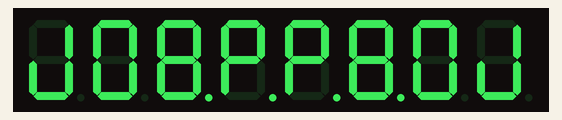
Recording of a sketch running on a simulated Arduino Uno, built with avr-gcc and run on an emulated ATmega328P. Parts: 8-digit seven-segment display. Wiring (inferred from the names in the program): MAX7219 LED driver: data pin 2; clock pin 4; CS pin 3.

Above: at 0.1 s.
At 5.2 s:
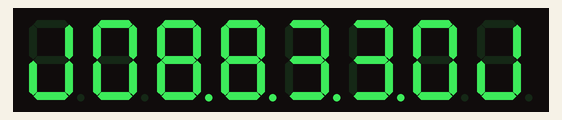

The sketch:

eyes.ino
```cpp
// based on http://yaab-arduino.blogspot.ca/2015/05/beating-heart-with-arduino-and-max7219.html

int INTENSITYMIN = 0; // minimum brightness, valid range [0,15]
int INTENSITYMAX = 8; // maximum brightness, valid range [0,15]

int DIN_PIN = 2;      // data in pin    -|
int CS_PIN = 3;       // load (CS) pin   |-- Défini les pins où les yeux sont connectés
int CLK_PIN = 4;      // clock pin      -|

// MAX7219 registers
byte MAXREG_DECODEMODE = 0x09;
byte MAXREG_INTENSITY  = 0x0a;
byte MAXREG_SCANLIMIT  = 0x0b;
byte MAXREG_SHUTDOWN   = 0x0c;
byte MAXREG_DISPTEST   = 0x0f;

const unsigned char eyes1[] = //Cette variable s'occupe de la position 1 des yeux
{
  B00111100,
  B01111110,
  B11111111,
  B11100111,
  B11100111,
  B11111111,
  B01111110,
  B00111100,
};

const unsigned char eyes2[] = //Cette variable s'occupe de la position 2 des yeux
{
  B00111100,
  B01111110,
  B11111111,
  B11110011,
  B11110011,
  B11111111,
  B01111110,
  B00111100,
};


const unsigned char eyes3[] = //Cette variable s'occupe de la position 3 des yeux
{
  B00111100,
  B01111110,
  B11110011,
  B11110011,
  B11111111,
  B11111111,
  B01111110,
  B00111100,
};
const unsigned char eyes4[] = //Cette variable s'occupe de la position 4 des yeux
{
  B00111100,
  B01111110,
  B11111001,
  B11111001,
  B11111111,
  B11111111,
  B01111110,
  B00111100,
};


void setup ()
{
  pinMode(DIN_PIN, OUTPUT); //  -|
  pinMode(CLK_PIN, OUTPUT); //   |-- Défini les pins des yeux comme des outputs
  pinMode(CS_PIN, OUTPUT);  //  -|

  // initialization of the MAX7219
  setRegistry(MAXREG_SCANLIMIT, 0x07);
  setRegistry(MAXREG_DECODEMODE, 0x00);  // using an led matrix (not digits)
  setRegistry(MAXREG_SHUTDOWN, 0x01);    // not in shutdown mode
  setRegistry(MAXREG_DISPTEST, 0x00);    // no display test
  setRegistry(MAXREG_INTENSITY, 0x0f & INTENSITYMIN);

  // dessine eyes1
  setRegistry(1, eyes1[0]);
  setRegistry(2, eyes1[1]);
  setRegistry(3, eyes1[2]);
  setRegistry(4, eyes1[3]);
  setRegistry(5, eyes1[4]);
  setRegistry(6, eyes1[5]);
  setRegistry(7, eyes1[6]);
  setRegistry(8, eyes1[7]);
  setRegistry(MAXREG_INTENSITY, 0x0f & INTENSITYMAX);
}


void loop ()
{

  // dessine eyes1
  setRegistry(1, eyes1[0]);
  setRegistry(2, eyes1[1]);
  setRegistry(3, eyes1[2]);
  setRegistry(4, eyes1[3]);
  setRegistry(5, eyes1[4]);
  setRegistry(6, eyes1[5]);
  setRegistry(7, eyes1[6]);
  setRegistry(8, eyes1[7]);
  setRegistry(MAXREG_INTENSITY, 0x0f & INTENSITYMAX);
  delay(5000);

  // dessine eyes2
  setRegistry(1, eyes2[0]);
  setRegistry(2, eyes2[1]);
  setRegistry(3, eyes2[2]);
  setRegistry(4, eyes2[3]);
  setRegistry(5, eyes2[4]);
  setRegistry(6, eyes2[5]);
  setRegistry(7, eyes2[6]);
  setRegistry(8, eyes2[7]);
  setRegistry(MAXREG_INTENSITY, 0x0f & INTENSITYMAX);
  delay(50);

    // dessine eyes3
  setRegistry(1, eyes3[0]);
  setRegistry(2, eyes3[1]);
  setRegistry(3, eyes3[2]);
  setRegistry(4, eyes3[3]);
  setRegistry(5, eyes3[4]);
  setRegistry(6, eyes3[5]);
  setRegistry(7, eyes3[6]);
  setRegistry(8, eyes3[7]);
  setRegistry(MAXREG_INTENSITY, 0x0f & INTENSITYMAX);
  delay(50);

  // dessine eyes4
  setRegistry(1, eyes4[0]);
  setRegistry(2, eyes4[1]);
  setRegistry(3, eyes4[2]);
  setRegistry(4, eyes4[3]);
  setRegistry(5, eyes4[4]);
  setRegistry(6, eyes4[5]);
  setRegistry(7, eyes4[6]);
  setRegistry(8, eyes4[7]);
  setRegistry(MAXREG_INTENSITY, 0x0f & INTENSITYMAX);
  delay(2000);

  // dessine eyes3
  setRegistry(1, eyes3[0]);
  setRegistry(2, eyes3[1]);
  setRegistry(3, eyes3[2]);
  setRegistry(4, eyes3[3]);
  setRegistry(5, eyes3[4]);
  setRegistry(6, eyes3[5]);
  setRegistry(7, eyes3[6]);
  setRegistry(8, eyes3[7]);
  setRegistry(MAXREG_INTENSITY, 0x0f & INTENSITYMAX);
  delay(50);

    // dessine eyes2
  setRegistry(1, eyes2[0]);
  setRegistry(2, eyes2[1]);
  setRegistry(3, eyes2[2]);
  setRegistry(4, eyes2[3]);
  setRegistry(5, eyes2[4]);
  setRegistry(6, eyes2[5]);
  setRegistry(7, eyes2[6]);
  setRegistry(8, eyes2[7]);
  setRegistry(MAXREG_INTENSITY, 0x0f & INTENSITYMAX);
  delay(50);
}


void setRegistry(byte reg, byte value)
{
  digitalWrite(CS_PIN, LOW);

  putByte(reg);   // specify register
  putByte(value); // send data

  digitalWrite(CS_PIN, LOW);
  digitalWrite(CS_PIN, HIGH);
}

void putByte(byte data) // Affiche les images sur les leds
{
  byte i = 8;
  byte mask;
  while (i > 0)
  {
    mask = 0x01 << (i - 1);        // get bitmask
    digitalWrite( CLK_PIN, LOW);   // tick
    if (data & mask)               // choose bit
      digitalWrite(DIN_PIN, HIGH); // send 1
    else
      digitalWrite(DIN_PIN, LOW);  // send 0
    digitalWrite(CLK_PIN, HIGH);   // tock
    --i;                           // move to lesser bit
  }
}
```

Measured:
- by itself, everything shown: repeats every 7.2 s, in 6 steps
- what the display in image 1 shows lasts 2.0 s, from 5.1 s to 7.1 s
